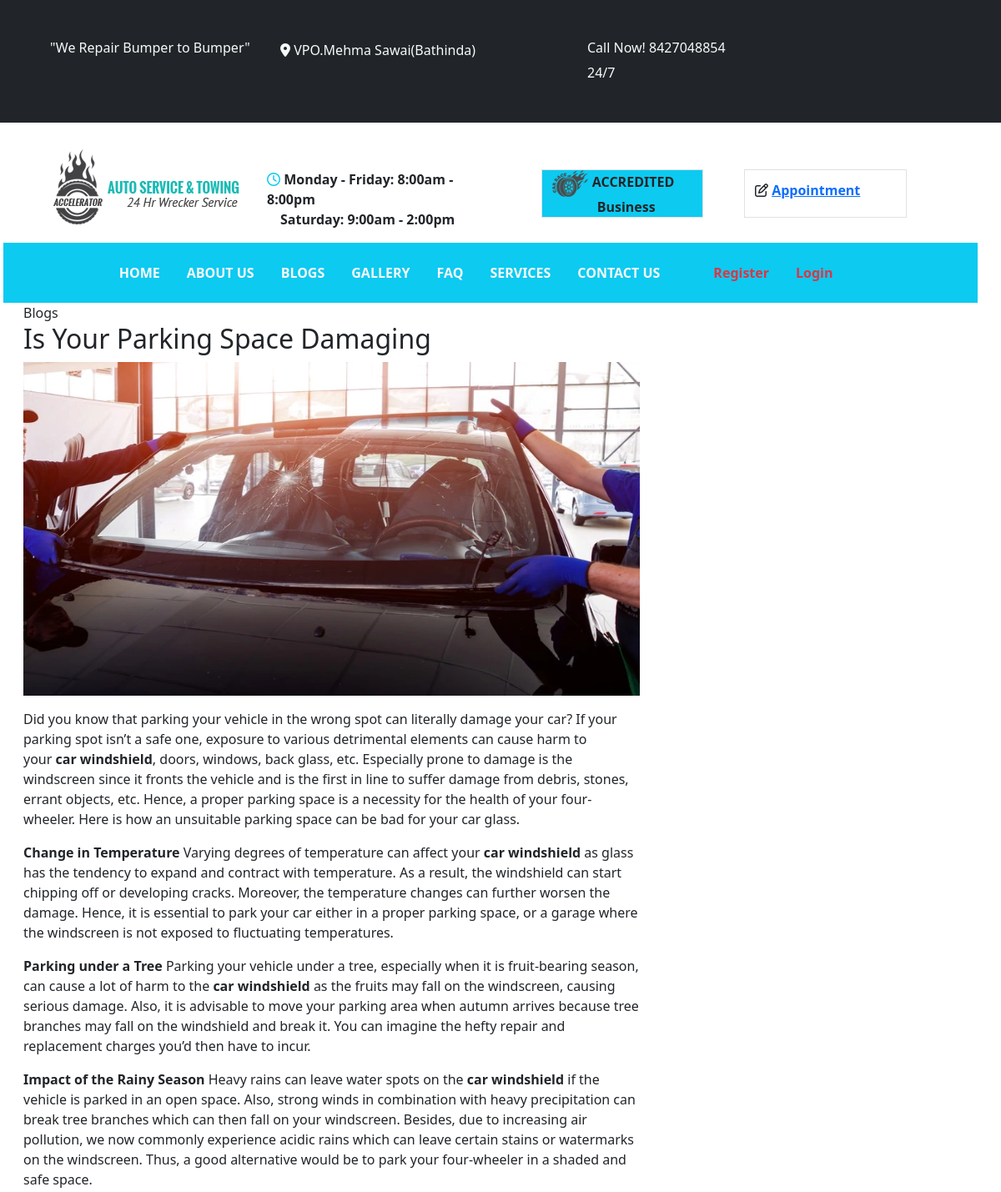
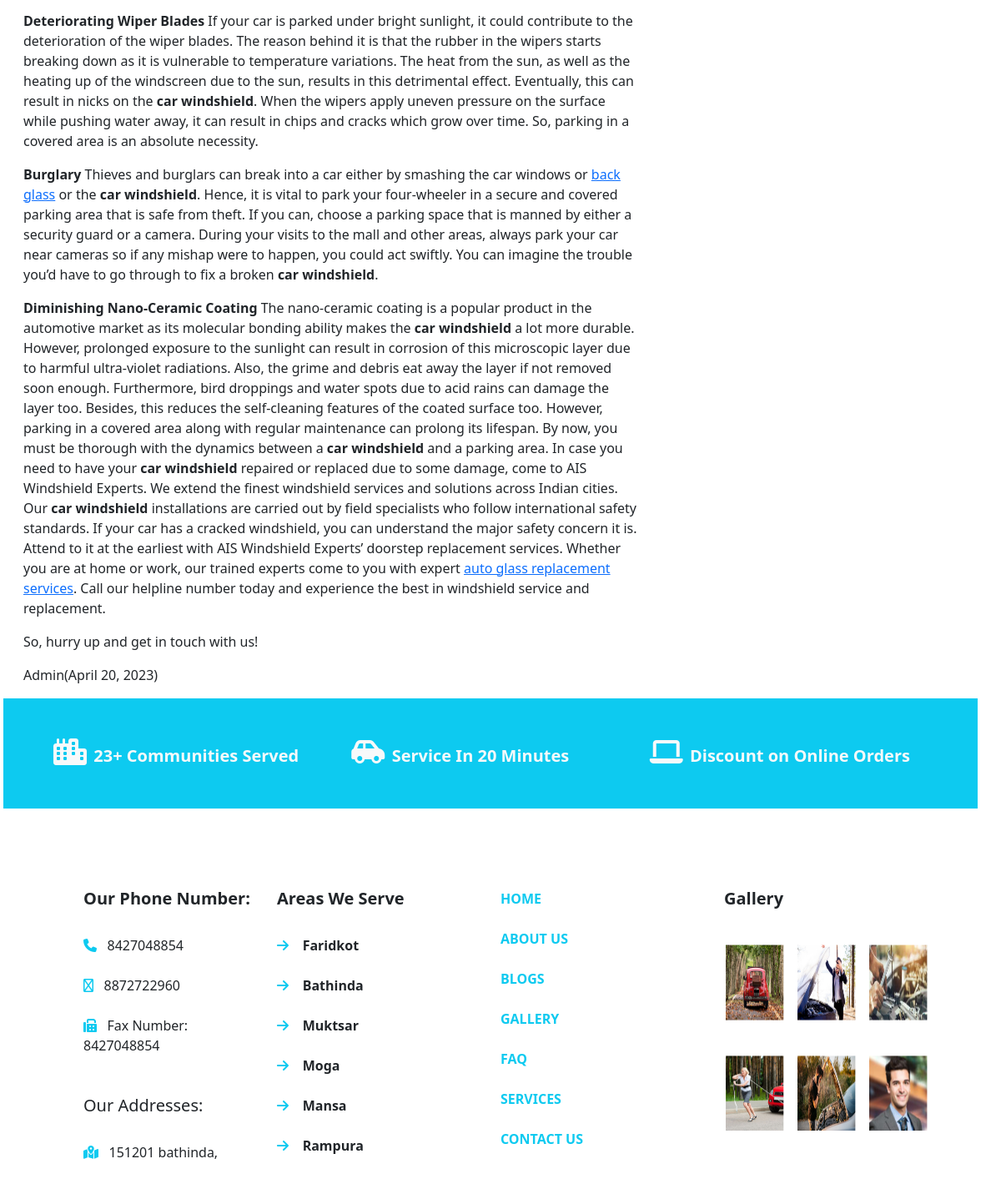
The app's page /blogdetail/5 with its own data (2 pictures, top to bottom).
### vehicle/models.py (models this page shows, shortened)
class blog(models.Model):
    tittle=models.CharField(max_length=100)
    description=HTMLField()
    photo=models.ImageField(upload_to='blog/')
    postby=models.CharField(max_length=50,default="Admin")
    poston=models.DateField(default=datetime.date.today())
    class Meta:
        db_table="blogs"

### vehicle/views.py (the view)
# urls.py: path('blogdetail/<int:id>',views.blogdetailview),
def blogdetailview(request,id):
    b=blog.objects.get(id=id)
    return render(request,"blogdetail.html",{'b':b})

### vehicle/templates/blogdetail.html
{% extends 'base.html' %}
{% load static %}
{% block content %}
<div class="row">
    <div class="col-md-12">
        Blogs
    </div>
    <div class="col-md-8">
        <h2>{{ b.tittle }}</h2>
        <img src="/media/{{ b.photo }}" width="100%" height="400" />
        <p>{{ b.description|safe }}</p>
        <p>{{ b.postby }}({{ b.poston }})</p>
    </div>
</div>
{% endblock %}

### records on screen
blog: tittle "Is Your Parking Space Damaging", photo (placeholder picture), description "Did you know that parking your vehicle in the wrong spot can literally damage your car? If your parking spot isn’t a safe one, exposure to various detrimental elements can cause harm to your car windshield , doors, windows, back glass, etc. Especially prone to damage is the windscreen since it fronts the vehicle and is the first in line to suffer damage from debris, stones, errant objects, etc. Hence, a proper parking space is a necessity for the health of your four-wheeler. Here is how an unsuitable parking space can be bad for your car glass. Change in Temperature Varying degrees of temperature can affect your car windshield as glass has the tendency to expand and contract with…", postby "Admin", poston "April 20, 2023"
